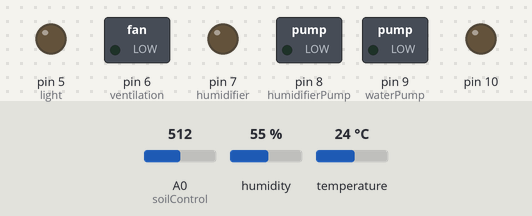
Recording of a sketch running on a simulated Arduino Uno, built with avr-gcc and run on an emulated ATmega328P. On the bench: switched loads named in the sketch (green lamp = pin HIGH), output pins drawn as LEDs (lit = HIGH). Inputs (shaded band) come from the test bench; at power-on: A0 (soilControl) = 512, humidity 55 %, temperature 24 °C. Storage starts empty; what the sketch prints to the serial monitor is not drawn.

Above: at 0.1 s.
At 60.2 s:
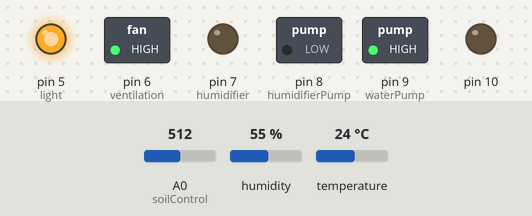
Timing chart, 0 to 61.7 s (numbered marks = the images above):
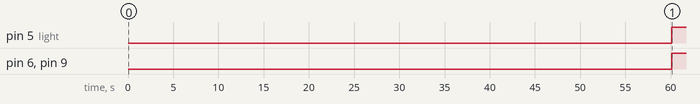

Measured:
- by itself, pin 5 (light): LOW → HIGH at 60.1 s
- by itself, pin 6 (ventilation), pin 9 (waterPump): LOW → HIGH at 60.2 s

The sketch:

testTeplicaV0.2.ino
```cpp
#include <TimeLib.h>

#include <SPI.h>
#include <SD.h>
#include "DHT.h"
#include <Wire.h>

const int chipSelect = 4;

#define light 5 // значение пина подсветки
#define waterPump 9 // значение пина поливочного насоса
#define humidifierPump  8 // значение пина насоса подачи воды в увлажнитель воздуха
#define humidifier  7 // значение пина увлажнителя воздуха
#define ventilation  6 // значение пина кулера вентиляции теплицы


// set up variables using the SD utility library functions:
Sd2Card card;
SdVolume volume;
SdFile root;

// change this to match your SD shield or module;
// Arduino Ethernet shield: pin 4
// Adafruit SD shields and modules: pin 10
// Sparkfun SD shield: pin 8
// MKRZero SD: SDCARD_SS_PIN


#define waterAlert  3 //значение пина сигнализации отсутствия воды в основном баке воды

#define DHTPIN 2 // номер пина, к которому подключен датчик температуры и влажности
#define DHTTYPE DHT22 // выбор типа датчика темп. ивлажн.
DHT dht(DHTPIN, DHTTYPE); // создаём объект для работы с датчиком и передаём ему номер пина

#define soilControl A0 // значение пина контроля влажности почвы
#define TankWaterControl  A1 // контроль уровня воды в основном резервуаре воды
#define humidifierWaterControl  A2 // контроль уровня воды в резервуаре увлажнителя

const int sleepMinutes = 1; // время, через которое будет осуществляться включение цикла микроконтроллера
const int timer = 3;
uint32_t mainTimer, myTimer;
const int ventilationTime = 20;
boolean state = false;


unsigned long lastTime; // переменная, указывающая время последнего обращения к функции millis() в основном цикле
unsigned long humidifierTime; //время обращения в цикле увлажнителя
unsigned long lightTime; //время обращения в цикле подсветки
unsigned long waterTime; //время обращения в цикле полива почвы
unsigned long currentVentilationTime; //время обращения в цикле обдува теплицы
int soilHumidity;

const int dawnHour = 0; // Час начала светового дня
const int dawnMinute = 1; // Минута начала светового дня
const int duskHour = 0; // Час начала световой ночи
const int duskMinute = 5; // Минута начала световой ночи

// Переменная для хранения текущего времени суток
boolean isDay = true;

void setup() {
  Serial.begin(9600);
  SD.begin(chipSelect);
  dht.begin(); // запуск DHT22

  pinMode(light, OUTPUT); //инициализация пина света
  pinMode(waterPump, OUTPUT); //инициализация пина водяного насоса
  pinMode(humidifierPump, OUTPUT); //инициализация пина насоса увлажнителя
  pinMode(humidifier, OUTPUT); //инициализация пина увлажнителя
  pinMode(SS, OUTPUT); //инициализация пина модуля SD карты
  pinMode(ventilation, OUTPUT); //инициализация пина модуля вентиляции
  pinMode(humidifierWaterControl, INPUT); //инициализация пина контроля уровня воды в увлажнителе
  pinMode(TankWaterControl, INPUT); //инициализация пина контроля уровня воды в основном баке
  pinMode(soilControl, INPUT); // инициализация пина определения влажности почвы

}

void loop() {

  int currentHour = hour();
  int currentMinute = minute();
  Serial.println("Start");
  Serial.print("Hour: ");
  Serial.print(currentHour);
  Serial.print("Minute: ");
  Serial.print(currentMinute);
  if ((currentHour >= dawnHour && currentMinute >= dawnMinute) && (currentHour < duskHour || (currentHour == duskHour && currentMinute < duskMinute))) {
    // Световой день
    if (!isDay) {
      digitalWrite(light, HIGH);
      // Включаем освещение


      String dataString = "";
      int h = dht.readHumidity(); //получение значения влажности воздуха
      int t = dht.readTemperature(); //получение значения температуры воздуха
      soilHumidity = map(analogRead(soilControl), 1023, 0, 0, 99); // получение значения влажности почвы в значениях от 0 до 99;

      dataString = "Humidity: " + String(h) + "% " + " Temperature: " + String(t) + " Soil Humidity: " + String(soilHumidity);
      Serial.println(dataString);
      File dataFile = SD.open("datalog.txt", FILE_WRITE);

      // если файл лога SD карты доступен, в него будут записываться данные с датчиков:
      if (dataFile) {
        dataFile.println(dataString);
        dataFile.close();
      }


      //Serial.println(h);
      //Serial.println(t);

      if (map(analogRead(humidifierWaterControl), 1023, 0, 0, 99) <= 10) { //если воды в баке с увлажнителем мало, она будет доливаться автоматически из основного бака
        digitalWrite(humidifierPump, HIGH);
      }

      else {
        digitalWrite(humidifierPump, LOW);
      }

      h = dht.readHumidity();

      if (h < 50 ) { // если влажность воздуха низкая, будет включаться увлажнитель. влажность можно повысить только в ограниченном пространстве.
        digitalWrite(humidifier, HIGH);
        if (millis() - humidifierTime > timer * 1000) { // проверка влажности каждые timer секунд
          humidifierTime = millis();
          h = dht.readHumidity();
        }
      }

      else {
        digitalWrite(humidifier, LOW);
        digitalWrite(ventilation, HIGH);
        if (millis() - humidifierTime > timer * 1000) { // проверка влажности каждые timer секунд
          humidifierTime = millis();
          h = dht.readHumidity();
        }
      }


      if (map(analogRead(TankWaterControl), 1023, 0, 0, 99) <= 10) { //если воды в основном баке мало, сигнализация активируется и будет пищать пока не нальют воды
        tone(waterAlert, 300, 1000);
      }

      else {
        noTone(waterAlert);
      }

      soilHumidity = map(analogRead(soilControl), 1023, 0, 0, 99);

      if (soilHumidity <= 50) { //если почва сухая, включится насос полива.
        digitalWrite(waterPump, HIGH);

        if (millis() - waterTime > 2 * 1000) { // каждые 2 секунды будет проверяться влажность почвы
          waterTime = millis();
          soilHumidity = map(analogRead(soilControl), 1023, 0, 0, 99);
        }
      }

      else {
        digitalWrite(waterPump, LOW);
      }

      isDay = true;
    }
  }

  else {
    // Световая ночь
    if (isDay) {
      // Выключаем освещение
      digitalWrite(light, LOW);
      isDay = false;
    }
  }

  delay(1000); // Ждем 1 секунду
}
```
